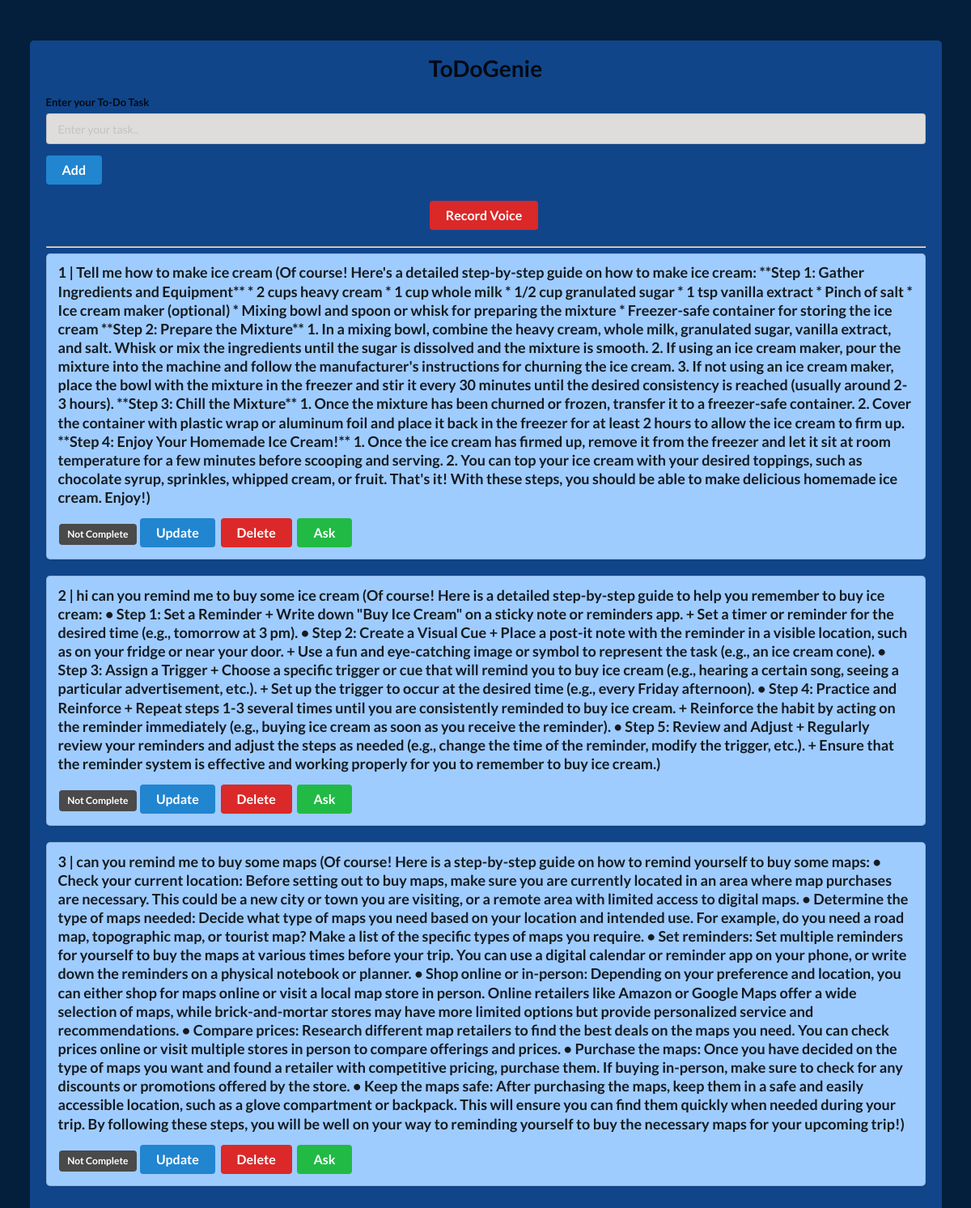
Before: / with the older database file.
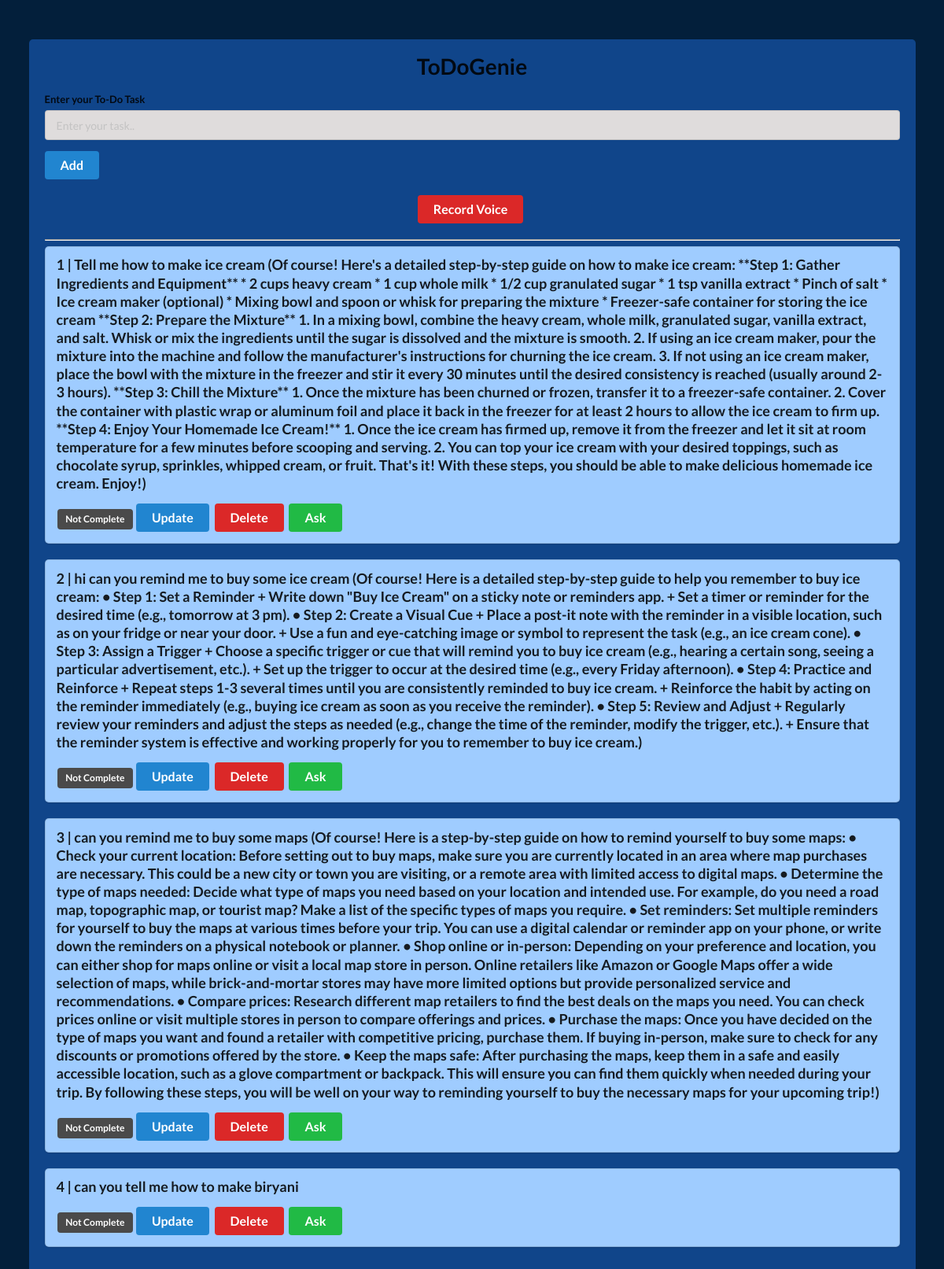
After: the same page with the newer database file.
### app.py (models this page shows)
class Todo(db.Model):
    id = db.Column(db.Integer, primary_key=True)
    title = db.Column(db.String(100))
    complete = db.Column(db.Boolean)

### app.py (the view)
@app.route("/")
def home():
    todo_list = Todo.query.all()
    error_message = request.args.get("error")
    return render_template("base.html", todo_list=todo_list, error=error_message)

### templates/base.html (shortened to what this page needs)
<!DOCTYPE html>
<html lang="en">
<head>
    <link rel="stylesheet" href="https://cdn.jsdelivr.net/npm/semantic-ui@2.4.2/dist/semantic.min.css">
</head>
<body>
    <div style="margin-top: 50px;" class="ui container">
        <h1 class="ui center aligned header">ToDoGenie</h1>
        <form class="ui form" action="/add" method="post">
            <div class="field">
                <label>Enter your To-Do Task</label>
                <input type="text" name="title" placeholder="Enter your task.."><br>
            </div>
            <button class="ui blue button" type="submit">Add</button>
        </form>
        <div class="controls-container">
            <button id="record-btn" class="ui red button">Record Voice</button>
        </div>
        <hr>
        <div id="task-list">
            {% for todo in todo_list %}
            <div class="ui segment">
                <p class="ui big header">{{todo.id }} | {{ todo.title }}</p>
                {% if todo.complete == False %}
                <span class="ui gray label">Not Complete</span>
                {% else %}
                <span class="ui green label">Completed</span>
                {% endif %}
                <a class="ui blue button" href="/update/{{ todo.id }}">Update</a>
                <a class="ui red button" href="/delete/{{ todo.id }}">Delete</a>
                <a class="ui green button" href="/enrich/{{ todo.id }}">Ask</a>
            </div>
            {% endfor %}
        </div>
</body>
</html>

### templates/base.html (style rules this page uses)
body { background-color: #031f3b; color: #65a9f7; }
.ui.container { background-color: #134e9cd2; border-radius: 5px; padding: 20px; }
.ui.segment { background-color: #9fccff; border-radius: 5px; margin-bottom: 20px; }
.ui.form input[type="text"] { background-color: #dfdcdc; color: #ffffff; }
.ui.button { background-color: #1b1b1b; color: #ffffff; }
.ui.label { background-color: #4a4a4a; color: #ffffff; }
.ui.label:not(.basic) { background-color: #4a4a4a; }
.controls-container { display: flex; flex-direction: column; align-items: center; gap: 20px; margin: 20px; }
.ui.button { padding: 10px 20px; font-size: 16px; }

Changed rows visible on the page:
added Todo: id "4", title "can you tell me how to make biryani", complete "Not Complete"
